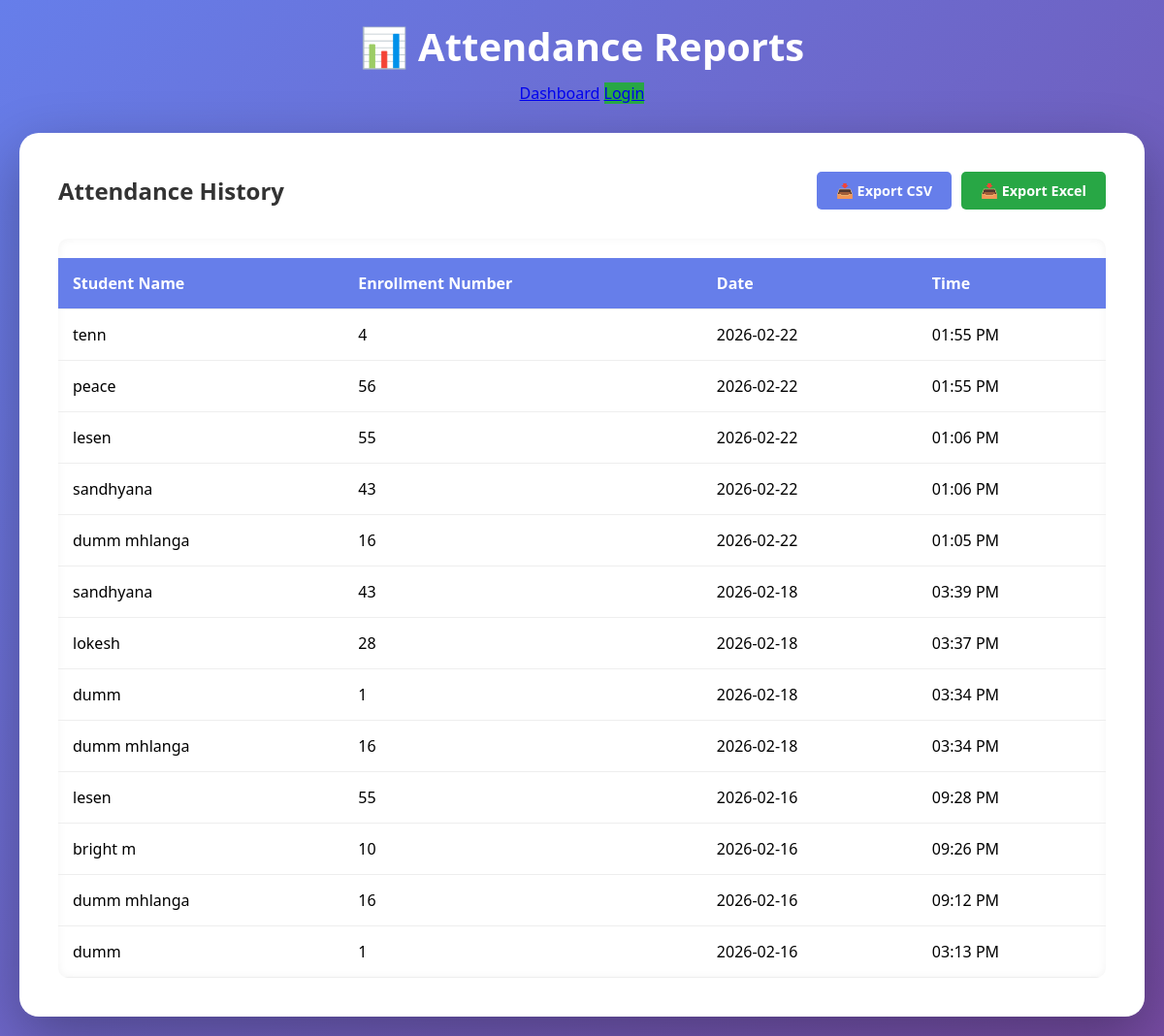
Page /reports (signed in) on the earlier database version.
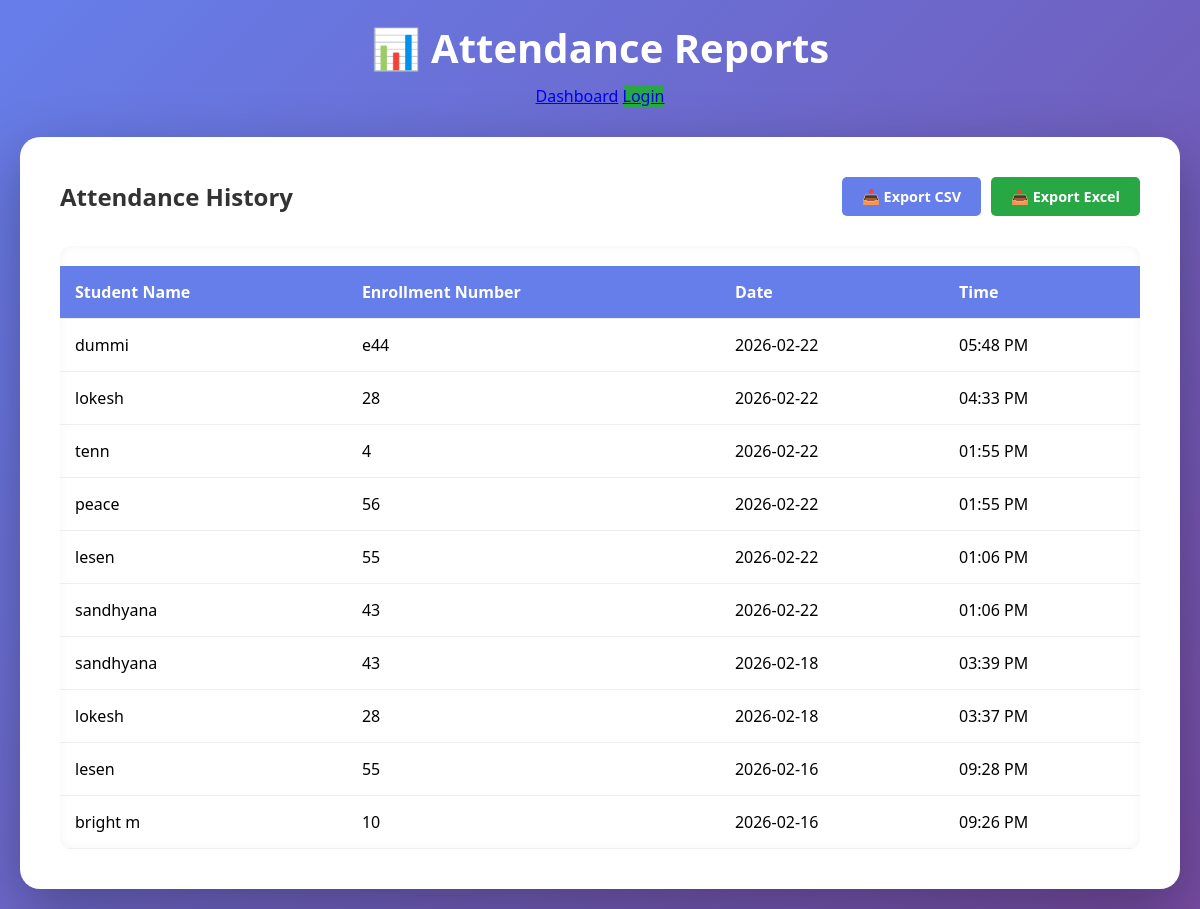
Same page on the later database version.
### tables this page shows
CREATE TABLE attendance (
                id INTEGER PRIMARY KEY AUTOINCREMENT,
                student_id INTEGER NOT NULL,
                marked_at TIMESTAMP DEFAULT CURRENT_TIMESTAMP,
                session_date DATE,
                status TEXT DEFAULT 'present',
                FOREIGN KEY (student_id) REFERENCES students(id)
            );

CREATE TABLE students (
                id INTEGER PRIMARY KEY AUTOINCREMENT,
                name TEXT NOT NULL,
                enrollment_no TEXT UNIQUE NOT NULL,
                face_encoding BLOB NOT NULL,
                created_at TIMESTAMP DEFAULT CURRENT_TIMESTAMP
            );

### app.py (the view)
@app.route('/reports')
@admin_required
def reports():
    attendance_data = db_manager.get_attendance_report()
    return render_template('reports.html', attendance=attendance_data)

### app.py (called while the page is built)
def admin_required(f):
    @wraps(f)
    def decorated_function(*args, **kwargs):
        if 'user' not in session:
            return redirect(url_for('login', next=request.url))
        return f(*args, **kwargs)
    return decorated_function

### database/db_manager.py (called while the page is built)
    def get_connection(self):
        if self.use_postgres:
            return psycopg2.connect(self.db_url)
        else:
            return sqlite3.connect(self.db_path)

    def _execute(self, query, params=(), fetchone=False, fetchall=False):
        conn = self.get_connection()
        if self.use_postgres:
            cursor = conn.cursor(cursor_factory=RealDictCursor)
        else:
            conn.row_factory = sqlite3.Row
            cursor = conn.cursor()
        try:
            if not self.use_postgres:
                query = query.replace('%s', '?')
            cursor.execute(query, params)
            result = None
            if fetchone:
                result = cursor.fetchone()
            elif fetchall:
                result = cursor.fetchall()
            conn.commit()
            return result
        except Exception as e:
            print(f"Database Error: {e}")
            conn.rollback()
            return None
        finally:
            cursor.close()
            conn.close()

### templates/reports.html (shortened to what this page needs)
<!DOCTYPE html>
<html lang="en">
<head>
</head>
<body>
    <div class="header">
        <h1>📊 Attendance Reports</h1>
        <div class="nav-pills">
            <a href="/">Dashboard</a>
            {% if user %}
            <a href="/students">Students</a>
            <a href="/reports" class="active">Reports</a>
            <a href="/analytics">Analytics</a>
            <a href="/logout" style="background: rgba(220, 53, 69, 0.2);">Logout</a>
            {% else %}
            <a href="/login" style="background: #28a745;">Login</a>
            {% endif %}
        </div>
    </div>
    <div class="container">
        <div style="display: flex; justify-content: space-between; align-items: center; margin-bottom: 30px;">
            <h2 style="margin: 0;">Attendance History</h2>
            <div style="display: flex; gap: 10px;">
                <a href="/reports/export/csv"
                    style="background-color: #667eea; color: white; padding: 10px 20px; text-decoration: none; border-radius: 5px; font-weight: bold; font-size: 0.9em;">📥
                    Export CSV</a>
                <a href="/reports/export"
                    style="background-color: #28a745; color: white; padding: 10px 20px; text-decoration: none; border-radius: 5px; font-weight: bold; font-size: 0.9em;">📥
                    Export Excel</a>
            </div>
        </div>
        {% if attendance %}
        <div class="table-responsive">
            <table>
                <thead>
                    <tr>
                        <th>Student Name</th>
                        <th>Enrollment Number</th>
                        <th>Date</th>
                        <th>Time</th>
                    </tr>
                </thead>
                <tbody>
                    {% for record in attendance %}
                    <tr>
                        <td>{{ record.name }}</td>
                        <td>{{ record.enrollment_no }}</td>
                        <td>{{ record.date }}</td>
                        <td>{{ record.time }}</td>
                    </tr>
                    {% endfor %}
                </tbody>
            </table>
        </div>
        {% else %}
        <div class="empty-state">
            <p>📭 No attendance records yet</p>
            <p style="margin-top: 10px; font-size: 0.9em;">Attendance will be automatically recorded when students are
                detected by the camera</p>
        </div>
        {% endif %}
    </div>
</body>
</html>

### templates/reports.html (style rules this page uses)
* { margin: 0; padding: 0; box-sizing: border-box; }
body { font-family: 'Segoe UI', Tahoma, Geneva, Verdana, sans-serif; background: linear-gradient(135deg, #667eea 0%, #764ba2 100%); min-height: 100vh; padding: 20px; }
.header { text-align: center; color: white; margin-bottom: 30px; }
.header h1 { font-size: 2.5em; margin-bottom: 10px; }
.container { max-width: 1200px; margin: 0 auto; background: white; border-radius: 20px; padding: 40px; box-shadow: 0 20px 60px rgba(0, 0, 0, 0.3); }
h2 { color: #333; margin-bottom: 30px; }
table { width: 100%; border-collapse: collapse; margin-top: 20px; }
th, td { padding: 15px; text-align: left; border-bottom: 1px solid #eee; }
th { background: #667eea; color: white; font-weight: 600; }
.table-responsive { overflow-x: auto; width: 100%; border-radius: 10px; box-shadow: inset 0 0 10px rgba(0, 0, 0, 0.05); }

Differences in the rows shown:
removed attendance: name "dumm mhlanga", enrollment_no "16", date "2026-02-22", time "01:05 PM"
removed attendance: name "dumm", enrollment_no "1", date "2026-02-18", time "03:34 PM"
removed attendance: name "dumm mhlanga", enrollment_no "16", date "2026-02-18", time "03:34 PM"
removed attendance: name "dumm mhlanga", enrollment_no "16", date "2026-02-16", time "09:12 PM"
removed attendance: name "dumm", enrollment_no "1", date "2026-02-16", time "03:13 PM"
added attendance: name "dummi", enrollment_no "e44", date "2026-02-22", time "05:48 PM"
added attendance: name "lokesh", enrollment_no "28", date "2026-02-22", time "04:33 PM"
